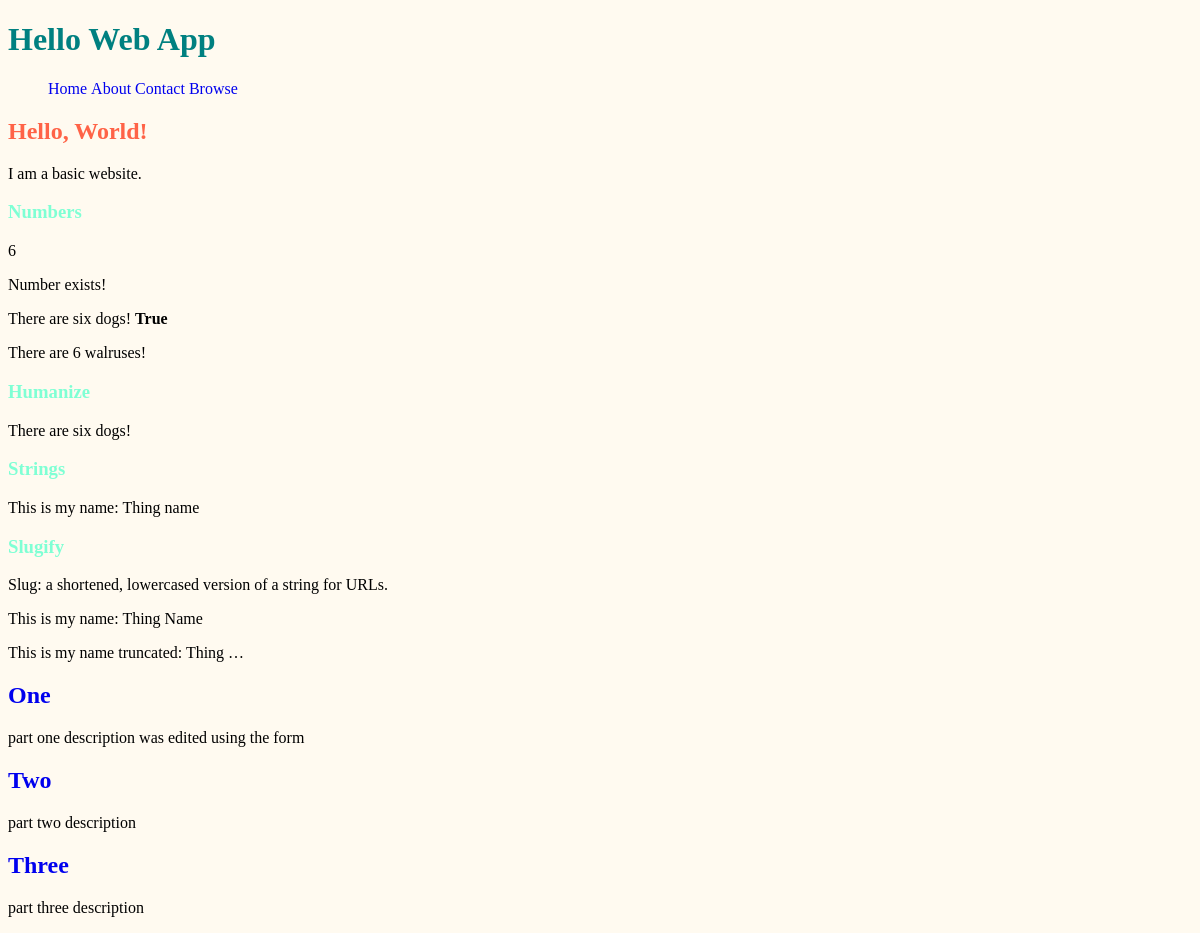
The page / on the database its author committed.
### collection/models.py (models this page shows)
class Thing(models.Model):
  name = models.CharField(max_length=255)
  description = models.TextField()
  slug = models.SlugField(unique=True)

### collection/views.py (the view)
# urls.py: url(r'^$', 'collection.views.index', name='home'),
def index(request):
  number = 6
  thing = "Thing name"
  things = Thing.objects.all()
  return render(request, 'index.html', {
    'number': number,
    'thing': thing,
    'things': things,
  })

### collection/templates/index.html (shortened to what this page needs)
{% extends 'layouts/base.html' %}
{% load humanize %}
{% block content %}
  <h2>Hello, World!</h2>
  <p>I am a basic website.</p>
  <h3>Numbers</h3>
  <p>{{ number }}</p>
  <p>{% if number %}Number exists!{% endif %}</p>
  <p>There are six dogs! <b>
  {% if number == 6 %}
    True
  {% else %}
    False
  {% endif %}
  </b></p>
  <p>There are {{ number }} walrus{{ number|pluralize:"es" }}!</p>
  <h3>Humanize</h3>
  <p>There are {{ number|apnumber }} dogs!</p>
  <h3>Strings</h3>
  <p>This is my name: {{ thing }}</p>
  <h3>Slugify</h3>
  <p>Slug: a shortened, lowercased version of a string for URLs.</p>
  <p>This is my name: {{ thing|title }}</p>
  <p>This is my name truncated: {{ thing|truncatewords:1 }}</p>
  {% for thing in things %}
  <h2><a href="{% url 'thing_detail' slug=thing.slug %}">{{ thing.name }}</a></h2>
  <p>{{ thing.description }}</p>
  {% endfor %}
{% endblock %}

### collection/templates/layouts/base.html (shortened to what this page needs)
{% load staticfiles %}
<!DOCTYPE html>
<html lang="en">
<head>
  <link rel="stylesheet" href="{% static 'css/style.css' %}" />
</head>
<body>
  <header>
    <h1>Hello Web App</h1>
    <nav>
      <ul>
        <li><a href="{% url 'home' %}">Home</a></li>
        <li><a href="{% url 'about' %}">About</a></li>
        <li><a href="{% url 'contact' %}">Contact</a></li>
        <li><a href="{% url 'browse' %}">Browse</a></li>
      </ul>
    </nav>
  </header>
  {% block content %}{% endblock %}
</body>
</html>

### collection/static/css/style.css (style rules this page uses)
body { background-color: floralwhite; }
a { text-decoration: none; }
h1 { color: #008080; }
h2 { color: tomato; }
h3 { color: aquamarine; }
nav li { display: inline-block; }

### rows shown on the page
Thing: name "One", description "part one description was edited using the form"
Thing: name "Two", description "part two description"
Thing: name "Three", description "part three description"

### other values the page prints
{{ number }} "6"
{{ number|apnumber }} "six"
{{ thing }} "Thing name"
{{ thing|title }} "Thing Name"
{{ thing|truncatewords:1 }} "Thing …"
